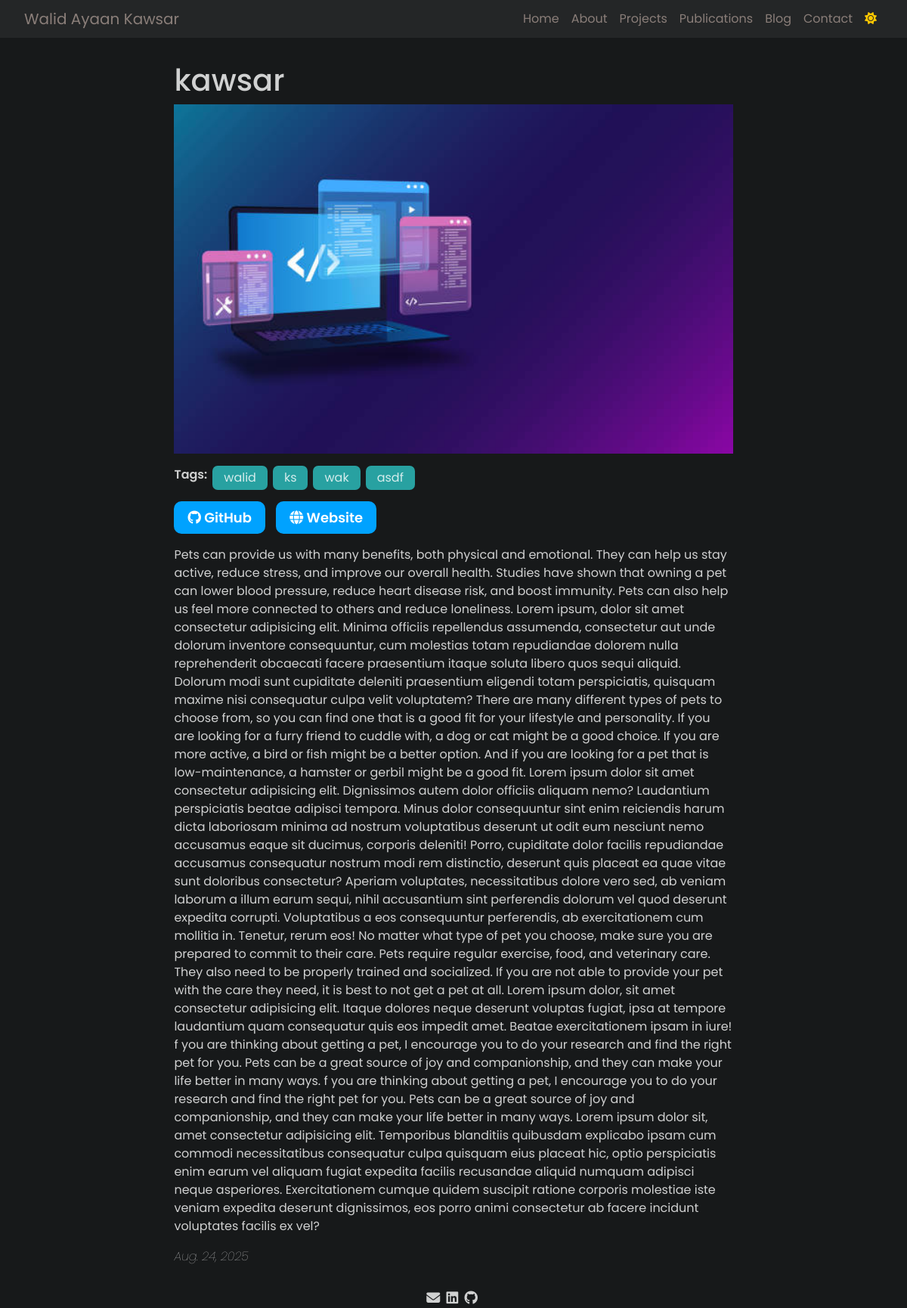
/pages/project/2/, run on the app's committed database.
### main/models.py (models this page shows)
class Project(models.Model):
    project_name = models.CharField(max_length=100, blank=True, null=True)
    picture = models.ImageField(upload_to='picture of project/', blank=True, null=True)
    tag = models.ManyToManyField(Tags, related_name="posts", blank=True)
    date = models.DateField(blank=True, null=True)
    short_description = models.TextField(max_length=500,blank=True, null=True)
    ful_description = models.TextField(blank=True, null=True)
    github_link = models.URLField(blank=True, null=True)
    website_link = models.URLField(blank=True, null=True)

class Tags(models.Model):
    Tag_name = models.CharField(max_length=100, unique=True, blank=True, null=True)

### main/views.py (the view)
# urls.py: path('pages/project/<int:post_id>/', views.viewProject, name='viewProject'),
def viewProject(request, post_id):
    project = get_object_or_404(Project, id=post_id)
    links = Contact.objects.first()
    return render(request, 'pages/viewProject.html', {'projects': project, 'link': links})

### templates/pages/viewProject.html (shortened to what this page needs)
{% load static %}
<!DOCTYPE html>
<html lang="en">
<head>
    <link href="https://cdn.jsdelivr.net/npm/bootstrap@5.3.2/dist/css/bootstrap.min.css" rel="stylesheet"
>
    <link rel="stylesheet" href="https://cdnjs.cloudflare.com/ajax/libs/font-awesome/6.4.2/css/all.min.css"
 />
    <link rel="stylesheet" href="{% static 'css/all.css' %}">
    <link rel="stylesheet" href="{% static 'css/viewProject.css' %}">
</head>
<body id="body" class="dark-mode">
    <nav class="navbar navbar-expand-lg">
        <div class="">
            <a class="navbar-brand" href="../index">Walid Ayaan Kawsar</a>
        </div>
        <div class="collapse navbar-collapse" id="navbarNav">
            <ul class="navbar-nav ms-auto">
                <li class="nav-item">
                    <a class="nav-link" href="../index">Home</a>
                </li>
                <li class="nav-item">
                    <a class="nav-link" href="about">About</a>
                </li>
                <li class="nav-item">
                    <a class="nav-link" href="project">Projects</a>
                </li>
                <li class="nav-item">
                    <a class="nav-link" href="publications">Publications</a>
                </li>
                <li class="nav-item">
                    <a class="nav-link" href="blog">Blog</a>
                </li>
                <li class="nav-item">
                    <a class="nav-link" href="contact">Contact</a>
                </li>
                    <button class="nav-link" id="toggle-mode"><i class="fa-solid fa-sun"
                            style="color: #ffc800;"></i></button>
            </ul>
        </div>
    </nav>
    <section>
        <div class="post">
            <h1>{{ projects.project_name }}</h1>
            <div id="postImg">
                <img class="postImage" src="{{ projects.picture.url }}" alt="This is a project image">
            </div>
            <div class="tags-container">
                <Span style="font-weight: 600;">Tags: </Span>
                {% for tags in projects.tag.all %}
                <span class="tag">{{ tags.Tag_name }}</span>
                {% endfor %}
            </div>
            <p class="project-links">
                <a href="{{ projects.github_link }}" target="_blank" class="github-btn">
                    <i class="fa-brands fa-github git-view"></i> GitHub
                </a>
                <a href="{{ projects.website_link }}" target="_blank" class="website-btn">
                    <i class="fa-solid fa-globe"></i> Website
                </a>
            </p>
            <div class="post-details">
                <p>
                    {{ projects.ful_description  }}
                </p>
            </div>
            <p class="post-date fst-italic fw-lighter">{{ projects.date }}</p>
        </div>
    </section>
    <footer>
        <a href="mailto: {{ link.mail }}"><i class="fa-solid fa-envelope"></i></a>
        <a href="{{ link.linkedin }}"><i class="fa-brands fa-linkedin"></i></a>
        <a href="{{ link.github }}"><i class="fa-brands fa-github"></i></a>
    </footer>
</body>
</html>

### static/css/all.css (style rules this page uses)
:root { --fontColor: rgba(255,255,255,0.8); --BGcolor: #17191a; --navBG: #242627; }
body.dark-mode { --fontColor: rgba(255,255,255,0.8); --BGcolor: #17191a; background-color: #17191a !important; color: rgba(255,255,255,0.8) !important; font-family: 'Poppins', sans-serif !important; }
nav { background-color: var(--BGcolor) !important; color: var(--fontColor) !important; padding: 0.3rem 2rem !important; }
.navbar { background-color: var(--navBG) !important; }
.navbar-brand, .nav-link { color: #8a7e79 !important; }
.nav-link { position: relative; text-decoration: none; }
.nav-link::before { content: ''; position: absolute; bottom: 0; left: 0; width: 0; height: 2px; background-color: #0088ff; transition: width 0.3s ease; }
section { padding: 0 4.5rem; }
footer { width: 100%; text-align: center; }
footer > a > i { color: var(--fontColor); font-size: large; margin-right: 4px; }

### static/css/viewProject.css (style rules this page uses)
.post { width: 70% !important; margin: 2rem auto; }
.postImage { width: 100%; aspect-ratio: 16/10; margin-bottom: 1rem; }
.tag { padding: 4px 15px; background-color: rgba(52, 253, 253, 0.597); border-radius: 7px; white-space: nowrap; }
.tags-container { display: flex; flex-wrap: wrap; gap: 7px; }
.project-links a { padding: 8px 18px; border-radius: 10px; text-decoration: none; font-weight: 600; font-size: large; display: inline-block; margin-right: 10px; gap: 5px; margin-top: 15px; }
.github-btn { background-color: rgb(0, 162, 255); color: white; }
.website-btn { background-color: rgb(0, 162, 255); color: white; }

### data on the page
Project: project_name "kawsar", picture (picture), ful_description "Pets can provide us with many benefits, both physical and emotional. They can help us stay active, reduce stress, and improve our overall health. Studies have shown that owning a pet can lower blood pressure, reduce heart disease risk, and boost immunity. Pets can also help us feel more connected to others and reduce loneliness. Lorem ipsum, dolor sit amet consectetur adipisicing elit. Minima officiis repellendus assumenda, consectetur aut unde dolorum inventore consequuntur, cum molestias totam repudiandae dolorem nulla reprehenderit obcaecati facere praesentium itaque soluta libero quos sequi aliquid. Dolorum modi sunt cupiditate deleniti praesentium eligendi totam perspiciatis, quisquam…", date "Aug. 24, 2025"
Tags: Tag_name "walid"
Tags: Tag_name "ks"
Tags: Tag_name "wak"
Tags: Tag_name "asdf"
